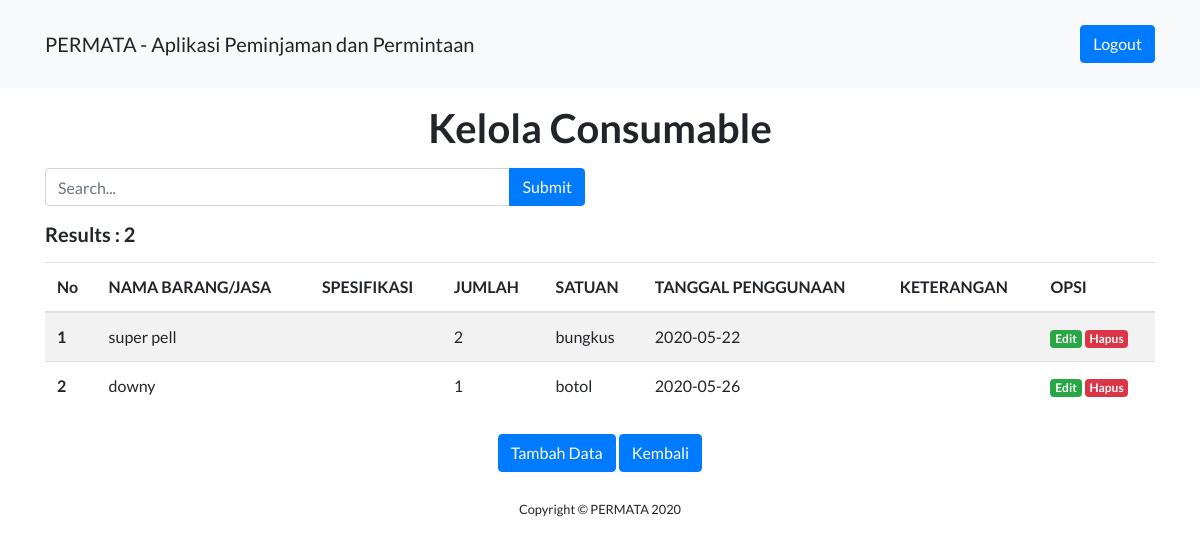
The page /kpbpjs/index.php/admin/kelola_consumable on the database its author committed.
### tables this page shows
CREATE TABLE `consumable` (
  `no_consumable` int(50) NOT NULL,
  `nama_barang` varchar(100) NOT NULL,
  `spesifikasi` varchar(100) NOT NULL,
  `jumlah` int(50) NOT NULL,
  `satuan` varchar(50) NOT NULL,
  `tanggal_penggunaan` date NOT NULL,
  `keterangan` varchar(100) NOT NULL
);

### kpbpjs/application/controllers/Admin.php (called while the page is built, shortened)
<?php
class Admin extends CI_Controller
{
	public function kelola_consumable()
	{
		$data['title'] = 'Kelola Consumable';
		$this->load->model('Permintaan_m', 'consumable');
		$this->load->library('pagination');
		$config['base_url'] = 'http://localhost/kpbpjs/index.php/admin/kelola_consumable/kelola_consumable';
		$config['total_rows'] = $this->consumable->countAllConsumable();
		$config['per_page'] = 5;
		if($this->input->post('submit'))
		{
			$data['keyword'] = $this->input->post('keyword');
			$this->session->set_userdata('keyword', $data['keyword']);
		}
		else
		{
			$data['keyword'] = $this->session->userdata('keyword');
		}
		$this->db->like('nama_barang',$data['keyword']);
		$this->db->or_like('tanggal_penggunaan',$data['keyword']);
		$this->db->from('consumable');
		$config['total_rows'] = $this->db->count_all_results();
		$data['total_rows'] = $config['total_rows'];
		$config['per_page'] = 5;
		$data['start'] = $this->uri->segment(4);
		$data['consumable'] = $this->consumable->getconsumable($config['per_page'],$data['start'], $data['keyword']);
		$this->load->view('templates/header', $data);
		$this->load->view('templates/navbar', $data);
		$this->load->view('admin/kelola_consumable', $data);
		$this->load->view('templates/footer');
	}
}

### kpbpjs/index.php (called while the page is built, shortened)
<?php
require_once BASEPATH.'core/CodeIgniter.php';

### kpbpjs/application/config/config.php (called while the page is built, shortened)
<?php
$config['base_url'] = 'http://localhost/kpbpjs/';
$config['index_page'] = '';
$config['uri_protocol']	= 'REQUEST_URI';
$config['url_suffix'] = '';
$config['language']	= 'english';
$config['charset'] = 'UTF-8';
$config['enable_hooks'] = FALSE;
$config['subclass_prefix'] = 'MY_';
$config['composer_autoload'] = FALSE;
$config['permitted_uri_chars'] = 'a-z 0-9~%.:_\-';
$config['enable_query_strings'] = FALSE;
$config['controller_trigger'] = 'c';
$config['function_trigger'] = 'm';
$config['directory_trigger'] = 'd';
$config['allow_get_array'] = TRUE;
$config['log_threshold'] = 0;
$config['log_path'] = '';
$config['log_file_extension'] = '';
$config['log_file_permissions'] = 0644;
$config['log_date_format'] = 'Y-m-d H:i:s';
$config['error_views_path'] = '';
$config['cache_path'] = '';
$config['cache_query_string'] = FALSE;
$config['encryption_key'] = '';
$config['sess_driver'] = 'files';
$config['sess_cookie_name'] = 'ci_session';
$config['sess_expiration'] = 7200;
$config['sess_save_path'] = NULL;
$config['sess_match_ip'] = FALSE;
$config['sess_time_to_update'] = 300;
$config['sess_regenerate_destroy'] = FALSE;
$config['cookie_prefix']	= '';
$config['cookie_domain']	= '';
$config['cookie_path']		= '/';
$config['cookie_secure']	= FALSE;
$config['cookie_httponly'] 	= FALSE;
$config['standardize_newlines'] = FALSE;
$config['global_xss_filtering'] = FALSE;
$config['csrf_protection'] = FALSE;
$config['csrf_token_name'] = 'csrf_test_name';
$config['csrf_cookie_name'] = 'csrf_cookie_name';
$config['csrf_expire'] = 7200;
$config['csrf_regenerate'] = TRUE;
$config['csrf_exclude_uris'] = array();
$config['compress_output'] = FALSE;
$config['time_reference'] = 'local';
$config['rewrite_short_tags'] = FALSE;
$config['proxy_ips'] = '';

### kpbpjs/application/models/Permintaan_m.php (called while the page is built, shortened)
<?php
class Permintaan_m extends CI_Model
{
	public function getConsumable($limit, $start, $keyword = null)
	{
		return $this->db->get('consumable', $limit, $start)->result_array();
	}
	public function countAllConsumable()
	{
		return $this->db->get('consumable')->num_rows();
	}
}
?>

### kpbpjs/application/views/admin/kelola_consumable.php (the view, shortened to what this page needs)
<div class="container-fluid">
    <div class="container">
    <div class="mt-3" align="center"><h1>Kelola Consumable</h1></div>
    <div class="row mt-3">
      <div class="col-md-6">
        <form action="<?= base_url('index.php/admin/kelola_consumable')?>" method="post">
          <div class="input-group mb-3">
            <input type="text" class="form-control" placeholder="Search..." name="keyword" autocomplete="off" autofocus>
            <div class="input-group-append">
              <input class="btn btn-primary" type="submit" name="submit">
            </div>
          </div>
        </form>
      </div>
    </div>
      <h5>Results : <?= $total_rows ?></h5>
      <table class="table table-striped mt-3">
          <thead>
            <tr>
              <th>No</th>
              <th>NAMA BARANG/JASA</th>
              <th>SPESIFIKASI</th>
              <th>JUMLAH</th>
              <th>SATUAN</th>
              <th>TANGGAL PENGGUNAAN</th>
              <th>KETERANGAN</th>
              <th>OPSI</th>
            </tr>
          </thead>
          <tbody>
            <?php foreach ($consumable as $consumable) : ?>
            <tr>
              <th> <?= ++$start; ?></th>
              <td> <?= $consumable ['nama_barang']; ?> </td>
              <td> <?= $consumable ['spesifikasi']; ?> </td>
              <td> <?= $consumable ['jumlah']; ?> </td>
              <td> <?= $consumable ['satuan']; ?> </td>
              <td> <?= $consumable ['tanggal_penggunaan']; ?> </td>
              <td> <?= $consumable ['keterangan']; ?> </td>
              <td>
                <a href="<?= base_url('index.php/admin/edit_consumable/');?><?= $consumable['no_consumable'];?>" class="badge badge-success">Edit</a>
                <a href="<?= base_url('index.php/admin/hapus_consumable/');?><?= $consumable['no_consumable'];?>" class="badge badge-danger" onclick="return confirm('Yakin ingin menghapus data?');">Hapus</a>
              </td>
            </tr>
          <?php endforeach; ?>
          </tbody>
        </table>
         <div class="mt-4" align="center">
        <?php echo anchor('index.php/admin/tambah_consumable', '<div class="btn btn-primary">
            Tambah Data
          </div>') ?>
          <?php echo anchor('index.php/admin/permintaan_admin', '<div class="btn btn-primary">
            Kembali
          </div>') ?>
        </div>
</div>

### rows shown on the page
consumable: nama_barang "super pell", jumlah "2", satuan "bungkus", tanggal_penggunaan "2020-05-22"
consumable: nama_barang "downy", jumlah "1", satuan "botol", tanggal_penggunaan "2020-05-26"

### other values the page prints
$total_rows "2"
